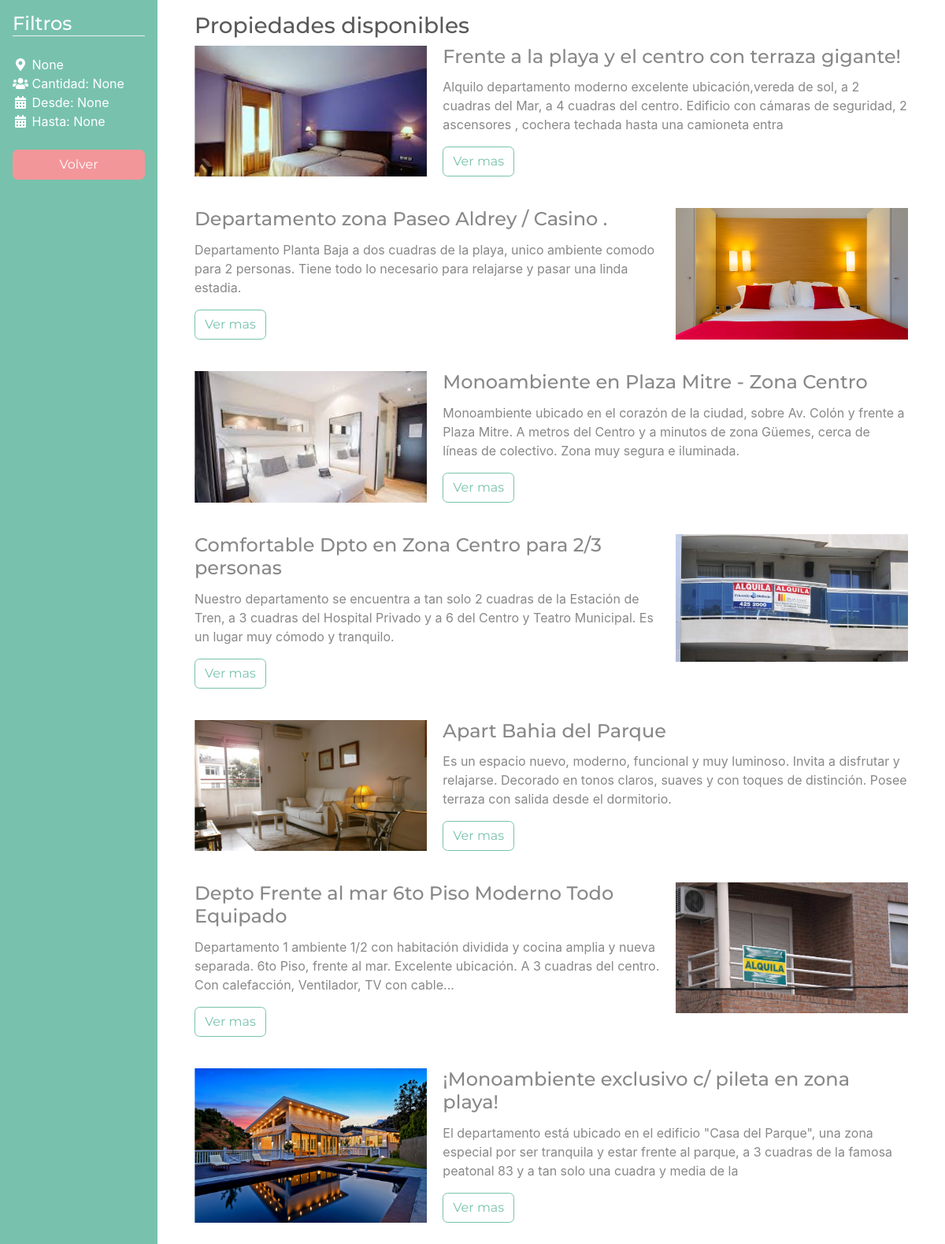
The app's page /filtradas/ with its own data.
### reservas/models.py (models this page shows, shortened)
class Propiedad (models.Model):
    ciudad = models.ForeignKey(Ciudad, on_delete=models.CASCADE)
    imagen = models.ImageField(upload_to='images', default = 'images/bg.jpg')
    titulo = models.CharField(max_length=100)
    descripcion = models.CharField(max_length=200)
    precio_diario = models.FloatField(null=False, default=0.00)
    max_pax = models.IntegerField(null=False)
    dueño = models.ForeignKey(User, null=False, blank=False, on_delete=models.DO_NOTHING)
    class Meta :
        verbose_name_plural = "Propiedades"

### reservas/views.py (the view)
# urls.py: path('filtradas/', views.propiedadesFiltradas, name='filtradas'),
def propiedadesFiltradas(request):
    fechaDesde = request.POST.get('from_date')
    fechaHasta = request.POST.get('to_date')
    ciudad = request.POST.get('city')
    cantidad = request.POST.get('pax_qty')
    lista_opciones = []
    lista_info = {}
    lista_info ['desde'] = fechaDesde
    lista_info ['hasta'] = fechaHasta
    lista_info ['ciudad'] = ciudad
    lista_info ['cantidad'] = cantidad
    lista_opciones.append(lista_info)
    def square(x):
        return x.propiedad
    if fechaDesde and fechaHasta:
        diasReservacion = Fecha_Alquiler.objects.filter(
            fecha_alq__range=(fechaDesde, fechaHasta),
            reserva__isnull=True,
        ).all()
        lista_propiedades = list(set(map(square, diasReservacion)))
    else:
        lista_propiedades = Propiedad.objects.all()
    context = { 'lista_propiedades': lista_propiedades,
                'lista_opciones' : lista_opciones }
    return render(request, 'reservas/propiedades.html', context)

### reservas/templates/reservas/propiedades.html
{% extends "head.html" %}
{% block content %}
<div class="container-fluid">
    <div class="row">
        <div class="col-2 sidebar bg-primary">
            <h4 class="text-white border-bottom">Filtros</h4>
            <ul class="list-unstyled text-white my-4">
                {% for lista_info in lista_opciones %}
                <li><i class="fas fa-fw fa-map-marker-alt"></i> {{ lista_info.ciudad }}</li>
                <li><i class="fas fa-fw fa-users"></i> Cantidad: {{ lista_info.cantidad }}</li>
                <li><i class="fas fa-fw fa-calendar-alt"></i> Desde: {{ lista_info.desde}}</li>
                <li><i class="fas fa-fw fa-calendar-alt"></i> Hasta: {{ lista_info.hasta}}</li>
                {% endfor %}
            </ul>
            <a href="{% url 'index' %}"> <button type="button" class="btn btn-block btn-secondary">Volver</button></a>
        </div>
        <div class="col-10 main-content">
            <div class="properties-wrapper">
                <h3>Propiedades disponibles</h3>
                <div class="card-group vgr-cards">
                    {% if lista_propiedades|length >= 1 %}
                    {% for propiedad in lista_propiedades %}
                    <div class="card">
                        <div class="card-img-body">
                            <img class="card-img" src="{{ propiedad.imagen.url }}" alt="{{ propiedad.titulo }}">
                        </div>
                        <div class="card-body">
                            <h4 class="card-title">{{ propiedad.titulo }}</h4>
                            <p class="card-text">{{ propiedad.descripcion }}</p>
                            <a href="{% url 'propiedad' propiedad.id %}" class="btn btn-outline-primary">Ver mas</a>
                        </div>
                    </div>
                    {% endfor %}
                    {% else %}
                    <div class="alert alert-danger" role="alert">
                        No properties for this date range
                    </div>
                    {% endif %}
                </div>
            </div>
        </div>
    </div>
</div>
{% endblock %}

### reservas/static/reservas/css/custom.css (style rules this page uses)
html, body { overflow-y: hidden; height: 100%; }
.main-content { overflow-y: scroll; height: 100vh; }
.sidebar { padding: 1em; }
.properties-wrapper { padding: 1em 2em; }
.vgr-cards *.card { border: none; }
.vgr-cards *.card-img { border-radius: 0; }
.vgr-cards .card { display: flex; flex-flow: wrap; flex: 100%; margin-bottom: 40px; }
.vgr-cards .card:nth-child(even) .card-img-body { order: 2; }
.vgr-cards .card:nth-child(even) .card-body { padding-left: 0; padding-right: 1.25rem; }
.vgr-cards .card-img-body { flex: 1; overflow: hidden; position: relative; }
.vgr-cards .card-img { width: 100%; height: auto; position: absolute; margin-left: 50%; transform: translateX(-50%); }
.vgr-cards .card-body { flex: 2; padding: 0 0 0 1.25rem; }

### records on screen
Propiedad: imagen (picture), titulo "Frente a la playa y el centro con terraza gigante!", descripcion "Alquilo departamento moderno excelente ubicación,vereda de sol, a 2 cuadras del Mar, a 4 cuadras del centro. Edificio con cámaras de seguridad, 2 ascensores , cochera techada hasta una camioneta entra"
Propiedad: imagen (picture), titulo "Departamento zona Paseo Aldrey / Casino .", descripcion "Departamento Planta Baja a dos cuadras de la playa, unico ambiente comodo para 2 personas. Tiene todo lo necesario para relajarse y pasar una linda estadia."
Propiedad: imagen (picture), titulo "Monoambiente en Plaza Mitre - Zona Centro", descripcion "Monoambiente ubicado en el corazón de la ciudad, sobre Av. Colón y frente a Plaza Mitre. A metros del Centro y a minutos de zona Güemes, cerca de líneas de colectivo. Zona muy segura e iluminada."
Propiedad: imagen (picture), titulo "Comfortable Dpto en Zona Centro para 2/3 personas", descripcion "Nuestro departamento se encuentra a tan solo 2 cuadras de la Estación de Tren, a 3 cuadras del Hospital Privado y a 6 del Centro y Teatro Municipal. Es un lugar muy cómodo y tranquilo."
Propiedad: imagen (picture), titulo "Apart Bahia del Parque", descripcion "Es un espacio nuevo, moderno, funcional y muy luminoso. Invita a disfrutar y relajarse. Decorado en tonos claros, suaves y con toques de distinción. Posee terraza con salida desde el dormitorio."
Propiedad: imagen (picture), titulo "Depto Frente al mar 6to Piso Moderno Todo Equipado", descripcion "Departamento 1 ambiente 1/2 con habitación dividida y cocina amplia y nueva separada. 6to Piso, frente al mar. Excelente ubicación. A 3 cuadras del centro. Con calefacción, Ventilador, TV con cable..."
Propiedad: imagen (picture), titulo "¡Monoambiente exclusivo c/ pileta en zona playa!", descripcion "El departamento está ubicado en el edificio \"Casa del Parque\", una zona especial por ser tranquila y estar frente al parque, a 3 cuadras de la famosa peatonal 83 y a tan solo una cuadra y media de la"

### other values on screen
{{ lista_info.ciudad }} "None"
{{ lista_info.cantidad }} "None"
{{ lista_info.desde }} "None"
{{ lista_info.hasta }} "None"
